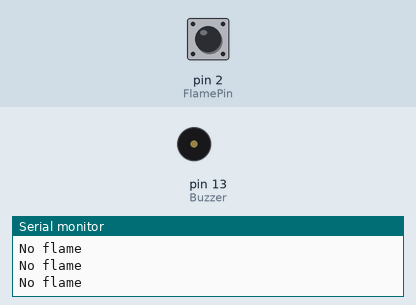
A sketch run on a simulated Arduino Uno, built with avr-gcc and run on an emulated ATmega328P. Shown: buzzer (waves = sounding, pin HIGH), the last lines printed to the serial monitor. Inputs (shaded band) come from the test bench; at power-on: pin 2 (FlamePin) LOW.

Above: at 1.2 s.
1.3 s: pin 2 (FlamePin) driven HIGH
At 1.8 s:
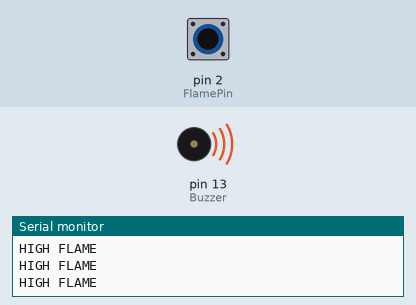
2.8 s: pin 2 (FlamePin) driven LOW
At 4.0 s:
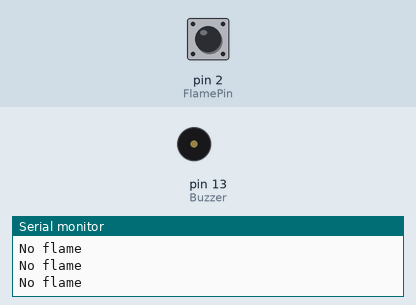
5.8 s: pin 2 (FlamePin) pulsed HIGH 5 times (0.12 s each, 0.3 s apart)
At 5.87 s:
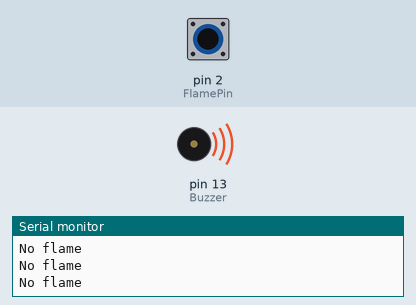
10.3 s: pin 2 (FlamePin) pulsed HIGH 5 times (0.12 s each, 0.3 s apart)
At 12.5 s:
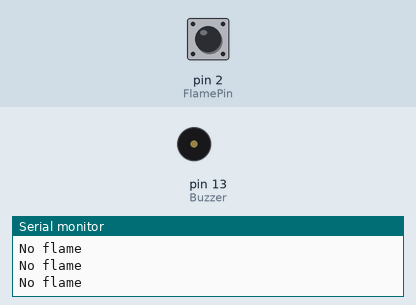
Timing chart, 0 to 14.0 s (numbered marks = the images above; inputs shaded):
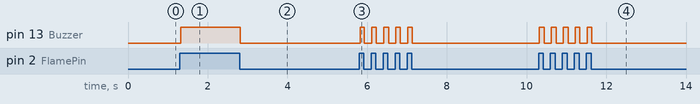

The sketch:

digitalMonitor.ino
```cpp
int Buzzer = 13; // Use buzzer for alert
int FlamePin = 2;  // This is for input pin
int Flame = HIGH;  // HIGH when FLAME Exposed

void setup() {
  pinMode(Buzzer, OUTPUT);
  pinMode(FlamePin, INPUT);
  Serial.begin(9600);

}

void loop() {
  Flame = digitalRead(FlamePin);
  if (Flame== HIGH)
  {
    Serial.println("HIGH FLAME");
    digitalWrite(Buzzer, HIGH);
  }
  else
  {
    Serial.println("No flame");
    digitalWrite(Buzzer, LOW);
  }
}
```

Measured:
- after the input at 1.3 s, pin 13 (Buzzer): LOW → HIGH at once
- after the input at 2.8 s, pin 13 (Buzzer): HIGH → LOW at once
- after the input at 5.8 s, pin 13 (Buzzer): alternates HIGH for 0.11 s and LOW for 0.19 s, 10 changes in all, then stays LOW, starting at once
- after the input at 10.3 s, pin 13 (Buzzer): alternates HIGH for 0.12 s and LOW for 0.18 s, 10 changes in all, then stays LOW, starting at once
